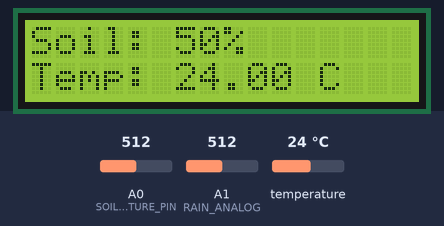
This sketch was run on a simulated Arduino Uno, built with avr-gcc and run on an emulated ATmega328P. Parts: 16×2 character LCD. The test bench sets the inputs (shaded band); at power-on: temperature 24 °C, A0 (SOIL_MOISTURE_PIN) = 512, A1 (RAIN_ANALOG) = 512. What the sketch prints to the serial monitor is not drawn.

Above: at 3.2 s.
3.3 s: temperature set to 12 °C
At 8.9 s:
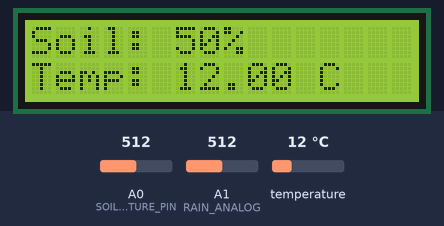
13.1 s: A0 (SOIL_MOISTURE_PIN) set to 716
At 18.1 s:
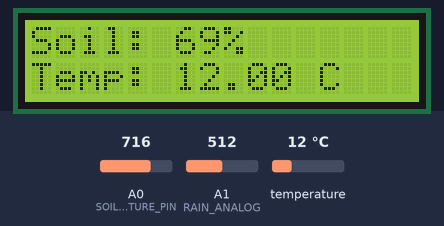
20.6 s: A1 (RAIN_ANALOG) set to 716
At 25.0 s:
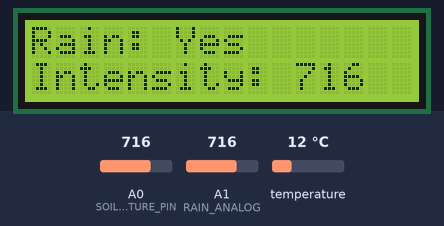
27.4 s: temperature set to 19 °C
At 32.5 s:
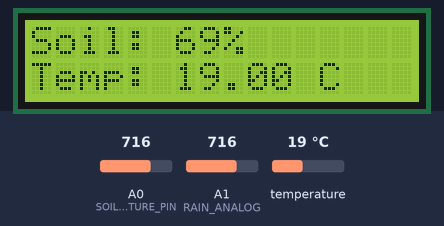
35.0 s: A0 (SOIL_MOISTURE_PIN) set to 900
At 37.7 s:
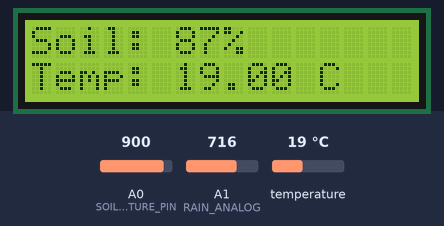
40.7 s: A1 (RAIN_ANALOG) set to 900
At 43.4 s:
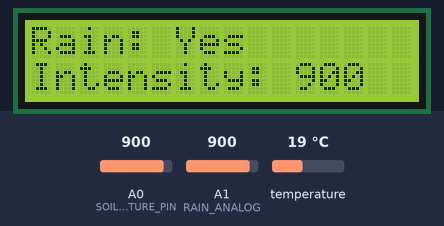
Timing chart, 0 to 44.9 s (numbered marks = the images above; inputs shaded):
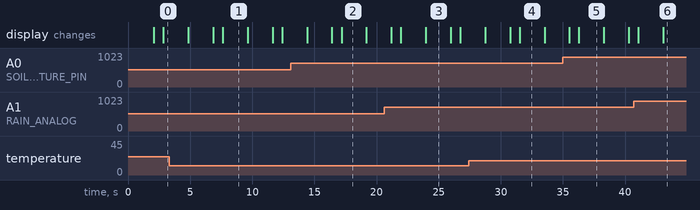

Measured:
- what the display in image 1 shows lasts 2.0 s, from 7.6 s to 9.6 s

The sketch:

soil-testing-device.ino
```cpp
#include <LiquidCrystal.h>
#include <OneWire.h>
#include <DallasTemperature.h>
#include <SoftwareSerial.h>  // For GPS and NPK communication

// Initialize LCD (RS, E, D4, D5, D6, D7)
LiquidCrystal lcd(12, 11, 5, 4, 3, 2);

// Pin definitions
#define SOIL_MOISTURE_PIN A0
#define RAIN_DIGITAL 2      // D0 connected to Digital Pin 2
#define RAIN_ANALOG A1      // A1 connected to Analog Pin A1
#define ONE_WIRE_BUS 7      // DS18B20 data pin

// Setup OneWire instance and DallasTemperature instance
OneWire oneWire(ONE_WIRE_BUS);
DallasTemperature sensors(&oneWire);

// Variables for sensor values
int soilMoistureValue = 0;
float temperatureValue = 0.0;
int rainValue = 0;  // Analog rain sensor value
int rainDigital = 0; // Digital rain sensor value

void setup() {
  // Start serial communication for Serial Monitor
  Serial.begin(9600);

  // Initialize LCD
  lcd.begin(16, 2);
  lcd.print("Soil Analysis");
  delay(2000);
  lcd.clear();

  // Initialize DS18B20 sensor
  sensors.begin();

  // Print startup message
  //Serial.println("Soil Analysis System Initialized");
}

void loop() {
  // Read soil moisture and map to percentage
  soilMoistureValue = analogRead(SOIL_MOISTURE_PIN);
  int soilMoisturePercent = map(soilMoistureValue, 0, 1023, 0, 100);

  // Request and read temperature
  sensors.requestTemperatures();
  temperatureValue = sensors.getTempCByIndex(0);

  // Read rain drop sensor values
  rainDigital = digitalRead(RAIN_DIGITAL);
  rainValue = analogRead(RAIN_ANALOG);

  // Determine if rain is detected (Yes or No)
  String isRain = (rainDigital == HIGH) ? "No" : "Yes";

  // Print sensor data in CSV format
  Serial.print(soilMoisturePercent);  // Soil moisture
  Serial.print(",");
  Serial.print(temperatureValue);    // Temperature
  Serial.print(",");
  Serial.print(isRain);              // Rain status ("Yes" or "No")
  Serial.print(",");
  Serial.println(rainValue);         // Rain analog value

  // Display data on LCD
  lcd.setCursor(0, 0);
  lcd.print("Soil: ");
  lcd.print(soilMoisturePercent);
  lcd.print("%");

  lcd.setCursor(0, 1);
  lcd.print("Temp: ");
  lcd.print(temperatureValue);
  lcd.print(" C");

  delay(2000);
  lcd.clear();

  lcd.setCursor(0, 0);
  lcd.print("Rain: ");
  lcd.print(isRain);

  lcd.setCursor(0, 1);
  lcd.print("Intensity: ");
  lcd.print(rainValue);

  delay(2000);
  lcd.clear();
}
```
